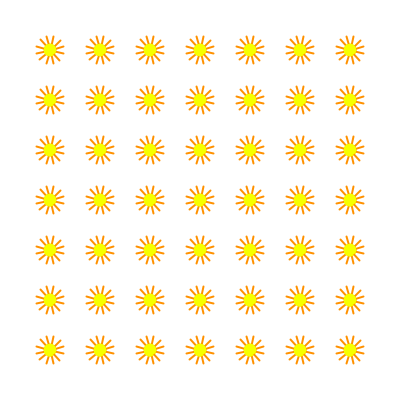
Frame 1 (no input)
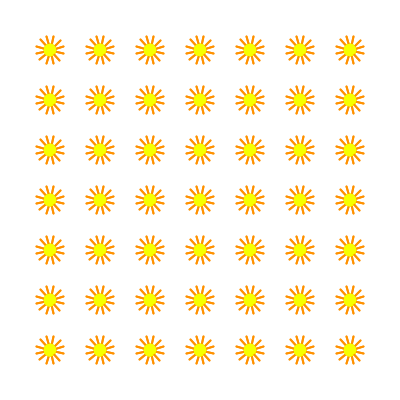
Frame 2 (the mouse pressed at the canvas centre, redrawn once)

The Processing sketch that drew these frames (run headless with seeded random() and noise(); the mouse was pressed at the canvas centre and the sketch redrawn once):

// Processing sketch: processing_39021
// ── processing_39021.pde

void setup(){
  size(400,400);
  background(255);
  smooth();
}

void draw(){
  for(int lineX=50; lineX<width-40; lineX+=50){ //determines spacing on x axis
    for(int lineY=50; lineY<height-40; lineY+=50){ //determines spacing on y axis
      sun(lineX,lineY);
      noLoop();
    }
  }
}

void sun(float x, float y) {
  pushMatrix();
  translate(x,y); //the change of the origin of the star
  
  for (int i=0; i<360; i+=30){ //line rotation
    stroke(255,145,0);
    strokeWeight(2);
    rotate(radians(30));
    line(0,0,10,10);
    stroke(246,255,0);
    fill(246,255,0);
    ellipseMode(CENTER);
    ellipse(0,0,10,10);
    
  }
  popMatrix();
}
